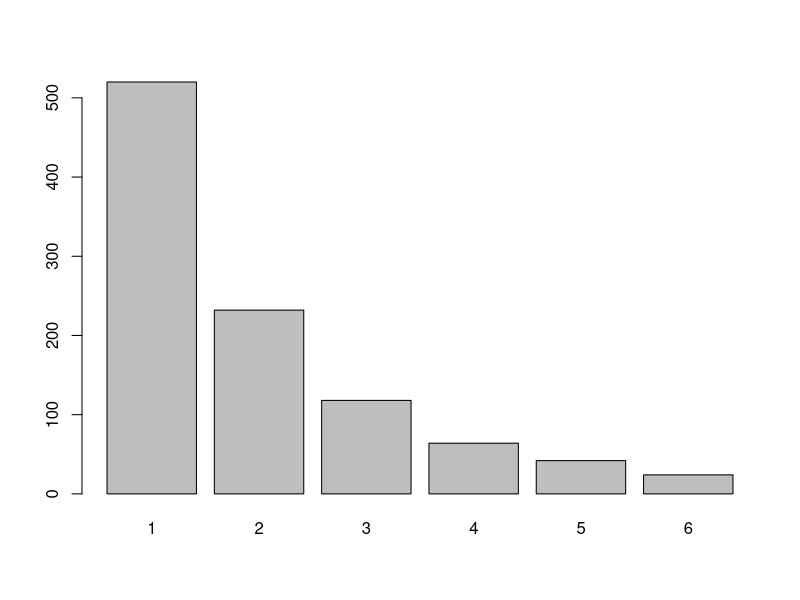
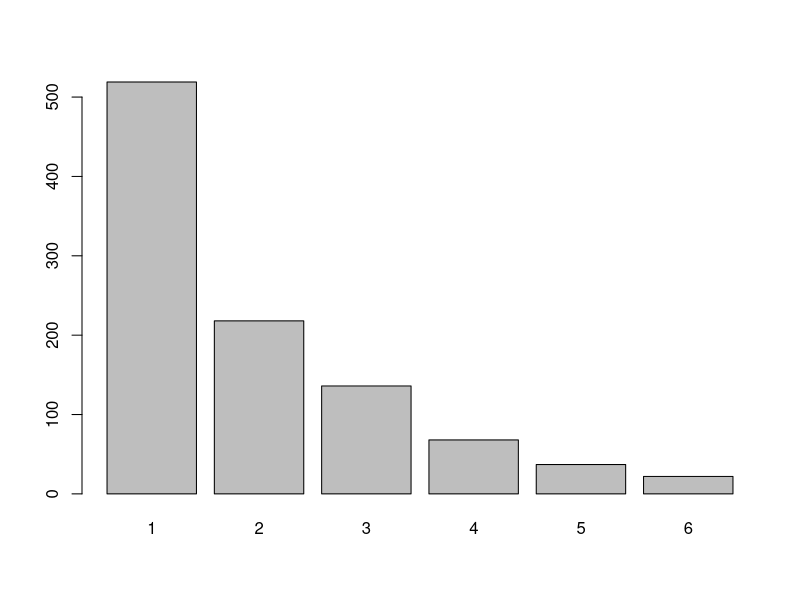
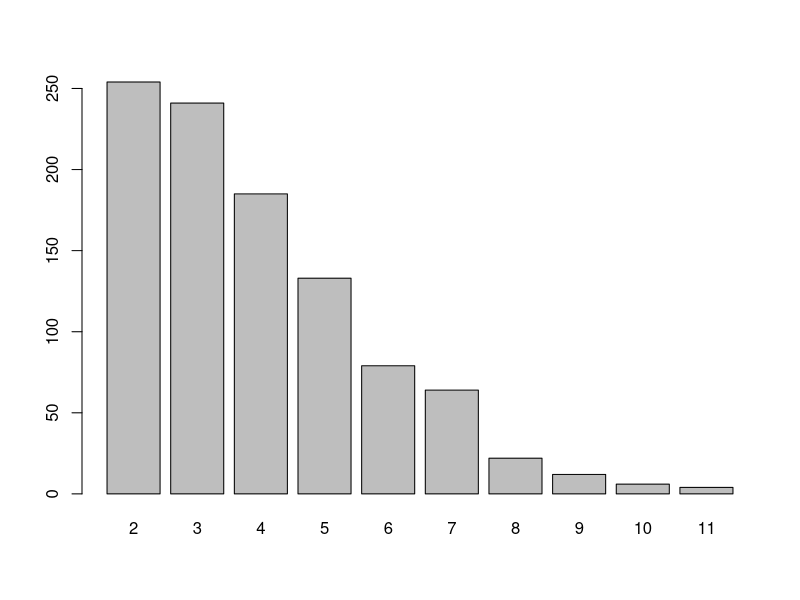
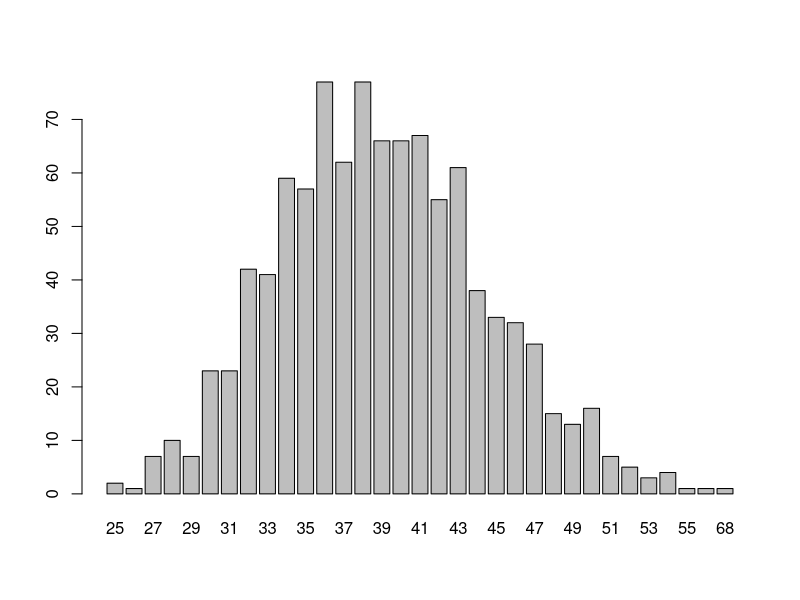

R code for these plots, in order:
library(patchwork)

# Here is my loaded die; but you can use any distribution of probabilities you like as long as they sum to 1.
myprobs <- c(0.5,0.25,0.125,0.0675,0.03375,0.02375)

# We can simulate a single die's results over many trials.
set.seed(1)
x <- sample(1:6, size = 1000, replace = TRUE, prob = myprobs)
barplot(table(x))

# And we can simulate what happens with a sumamtion of the dice, for increasing numbers of die. 
# We are going to roll each of our sets of die 1,000 times. We will then add up the results and save it for plotting.

# Lets look at 1 through 10 dice.
die_count = 20

# Make our empty array to store the results of our 1000 rolls / summations using different numbers of dice.
sums <- array(0,c(1000,die_count))

# For each die count entering the summation 1 die up to die_count.
for(i in 1:die_count){
  
  # Lets loop over the die in our current set...
  dice <- array(0,c(i,1000))
  for(j in 1:i){
    dice[j,] <- sample(1:6, size = 1000, replace = TRUE, prob = myprobs)
  }
  # And lets add up the resulting rolls for our set of die. 
  sums[,i] <- colSums(dice)
}

# One die.
barplot(table(sums[,1]))

# Two die.
barplot(table(sums[,2]))

# 20 die.
barplot(table(sums[,20]))
